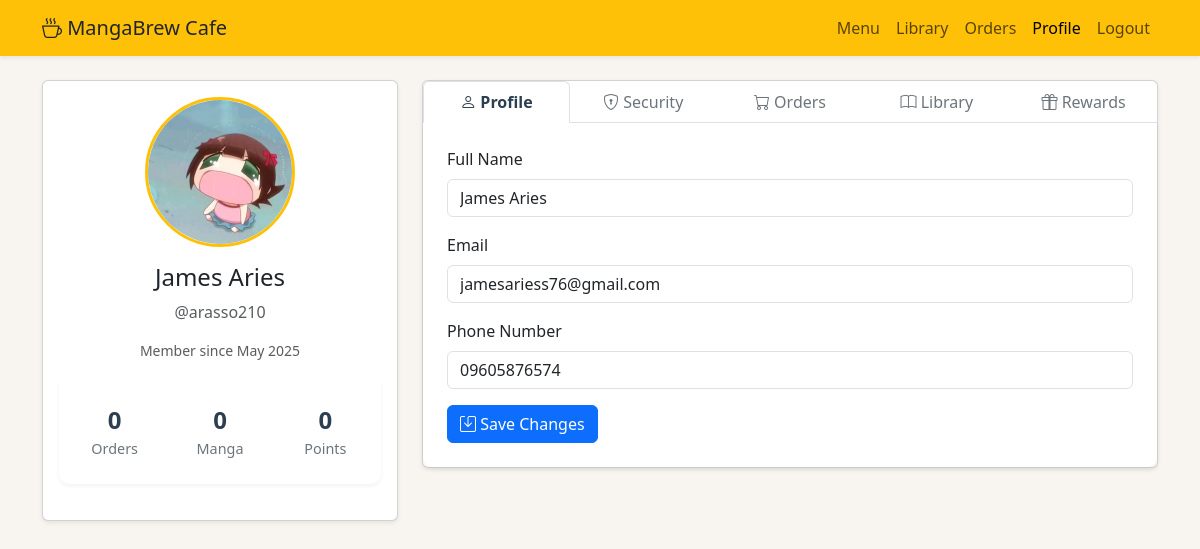
Page /profile.php (signed in) on the committed database.
### tables this page shows
CREATE TABLE users (
    id INT PRIMARY KEY AUTO_INCREMENT,
    username VARCHAR(50) UNIQUE NOT NULL,
    password VARCHAR(255) NOT NULL,
    email VARCHAR(100) UNIQUE NOT NULL,
    full_name VARCHAR(100) NOT NULL,
    phone VARCHAR(11),
    address VARCHAR(255),
    avatar VARCHAR(255),
    points INT DEFAULT 0,
    role ENUM('customer', 'staff', 'admin') DEFAULT 'customer',
    created_at TIMESTAMP DEFAULT CURRENT_TIMESTAMP,
    updated_at TIMESTAMP DEFAULT CURRENT_TIMESTAMP ON UPDATE CURRENT_TIMESTAMP,
    last_login TIMESTAMP NULL,
    preferences JSON,
    status ENUM('active', 'inactive', 'suspended') DEFAULT 'active'
);

### profile.php (the view, shortened to what this page needs)
<?php
require 'db_connection.php';
try {
    $stmt = $conn->prepare("
        SELECT u.*,
               COUNT(DISTINCT o.id) as total_orders,
               COUNT(DISTINCT m.id) as total_manga,
               COALESCE(SUM(o.total_amount), 0) as total_spent
        FROM users u
        LEFT JOIN orders o ON u.id = o.user_id
        LEFT JOIN user_manga m ON u.id = m.user_id
        WHERE u.id = ?
        GROUP BY u.id
    ");
    $stmt->bind_param('i', $_SESSION['user_id']);
    $stmt->execute();
    $result = $stmt->get_result();
    $user = $result->fetch_assoc();
} catch (Exception $e) {
    error_log('Profile error: ' . $e->getMessage());
    $_SESSION['error'] = 'Error loading profile data. Please try again.';
}
?>
<!DOCTYPE html>
<html lang="en">
<head>
    <link href="https://cdn.jsdelivr.net/npm/bootstrap@5.3.3/dist/css/bootstrap.min.css" rel="stylesheet">
    <link href="https://cdn.jsdelivr.net/npm/bootstrap-icons@1.11.3/font/bootstrap-icons.css" rel="stylesheet">
</head>
<body>
<nav class="navbar navbar-expand-lg navbar-light bg-warning shadow-sm">
    <div class="container">
        <a class="navbar-brand text-dark" href="dashboard.php">
            <i class="bi bi-cup-hot"></i> MangaBrew Cafe
        </a>
        <div class="collapse navbar-collapse" id="navbarNav">
            <ul class="navbar-nav ms-auto">
                <li class="nav-item"><a class="nav-link" href="menu.php">Menu</a></li>
                <li class="nav-item"><a class="nav-link" href="library.php">Library</a></li>
                <li class="nav-item"><a class="nav-link" href="orders.php">Orders</a></li>
                <li class="nav-item"><a class="nav-link active" href="profile.php">Profile</a></li>
                <li class="nav-item"><a class="nav-link" href="logout.php">Logout</a></li>
            </ul>
        </div>
    </div>
</nav>
<div class="container my-4">
    <div class="row">
        <div class="col-md-4 mb-4">
            <div class="card shadow-sm">
                <div class="card-body text-center">
                    <form action="profile.php" method="POST" enctype="multipart/form-data" class="avatar-upload">
                        <label for="avatarInput">
                            <img src="<?php echo !empty($user['avatar']) ? 'uploads/avatars/' . htmlspecialchars($user['avatar']) : 'images/default-avatar.jpg'; ?>"
                                 alt="Profile Avatar"
                                 class="profile-avatar mb-3">
                        </label>
                    </form>
                    <h4><?php echo htmlspecialchars($user['full_name']); ?></h4>
                    <p class="text-muted">@<?php echo htmlspecialchars($user['username']); ?></p>
                    <p class="small text-muted">Member since <?php echo date('F Y', strtotime($user['created_at'])); ?></p>
                    <div class="profile-stats mt-3">
                        <div class="row">
                            <div class="col-4 stat-item">
                                <div class="stat-value"><?php echo $user['total_orders']; ?></div>
                                <div class="stat-label">Orders</div>
                            </div>
                            <div class="col-4 stat-item">
                                <div class="stat-value"><?php echo $user['total_manga']; ?></div>
                                <div class="stat-label">Manga</div>
                            </div>
                            <div class="col-4 stat-item">
                                <div class="stat-value"><?php echo number_format($user['points']); ?></div>
                                <div class="stat-label">Points</div>
                            </div>
                        </div>
                    </div>
                </div>
            </div>
        </div>
        <div class="col-md-8">
            <div class="card shadow-sm">
                <div class="card-body p-0">
                    <ul class="nav nav-tabs nav-justified" id="profileTabs" role="tablist">
                        <li class="nav-item">
                            <button class="nav-link active" id="info-tab" data-bs-toggle="tab" data-bs-target="#info" type="button">
                                <i class="bi bi-person"></i> Profile
                            </button>
                        </li>
                        <li class="nav-item">
                            <button class="nav-link" id="password-tab" data-bs-toggle="tab" data-bs-target="#password" type="button">
                                <i class="bi bi-shield-lock"></i> Security
                            </button>
                        </li>
                        <li class="nav-item">
                            <button class="nav-link" id="orders-tab" data-bs-toggle="tab" data-bs-target="#orders" type="button">
                                <i class="bi bi-cart"></i> Orders
                            </button>
                        </li>
                        <li class="nav-item">
                            <button class="nav-link" id="library-tab" data-bs-toggle="tab" data-bs-target="#library" type="button">
                                <i class="bi bi-book"></i> Library
                            </button>
                        </li>
                        <li class="nav-item">
                            <button class="nav-link" id="rewards-tab" data-bs-toggle="tab" data-bs-target="#rewards" type="button">
                                <i class="bi bi-gift"></i> Rewards
                            </button>
                        </li>
                    </ul>
                    <div class="tab-content p-4" id="profileTabsContent">
                        <div class="tab-pane fade show active" id="info" role="tabpanel">
                            <form action="update_profile.php" method="POST" class="needs-validation" novalidate>
                                <div class="mb-3">
                                    <label class="form-label">Full Name</label>
                                    <input type="text" name="full_name" class="form-control"
                                           value="<?php echo htmlspecialchars($user['full_name']); ?>"
                                           pattern="[A-Za-z\s]{2,50}" required>
                                </div>
                                <div class="mb-3">
                                    <label class="form-label">Email</label>
                                    <input type="email" name="email" class="form-control"
                                           value="<?php echo htmlspecialchars($user['email']); ?>"
                                           required>
                                </div>
                                <div class="mb-3">
                                    <label class="form-label">Phone Number</label>
                                    <input type="tel" name="phone" class="form-control"
                                           value="<?php echo htmlspecialchars($user['phone']); ?>"
                                           pattern="[0-9]{11}" placeholder="09XXXXXXXXX">
                                </div>
                                <button type="submit" class="btn btn-primary">
                                    <i class="bi bi-save"></i> Save Changes
                                </button>
                            </form>
                        </div>
                    </div>
                </div>
            </div>
        </div>
    </div>
</div>
</body>
</html>

### profile.php (style rules this page uses)
body { background-color: #f8f5f1; }
.profile-avatar { width: 150px; height: 150px; object-fit: cover; border-radius: 50%; border: 3px solid #ffc107; cursor: pointer; transition: filter 0.3s ease; }
.avatar-upload { position: relative; display: inline-block; }
.profile-stats { background: #fff; border-radius: 10px; padding: 15px; margin-bottom: 20px; box-shadow: 0 2px 4px rgba(0,0,0,0.05); }
.profile-stats .stat-item { text-align: center; padding: 10px; }
.profile-stats .stat-value { font-size: 1.5rem; font-weight: bold; color: #2c3e50; }
.profile-stats .stat-label { font-size: 0.9rem; color: #6c757d; }
.tab-content { background: #fff; border-radius: 0 0 10px 10px; padding: 20px; box-shadow: 0 2px 4px rgba(0,0,0,0.05); }
.nav-tabs .nav-link { color: #6c757d; }
.nav-tabs .nav-link.active { color: #2c3e50; font-weight: bold; }

### rows in the picture
users: avatar (picture), full_name "James Aries", username "arasso210", created_at "May 2025", points "0", email "jamesariess76@gmail.com", phone "09605876574"

### other values in the picture
$user['total_orders'] "0"
$user['total_manga'] "0"
